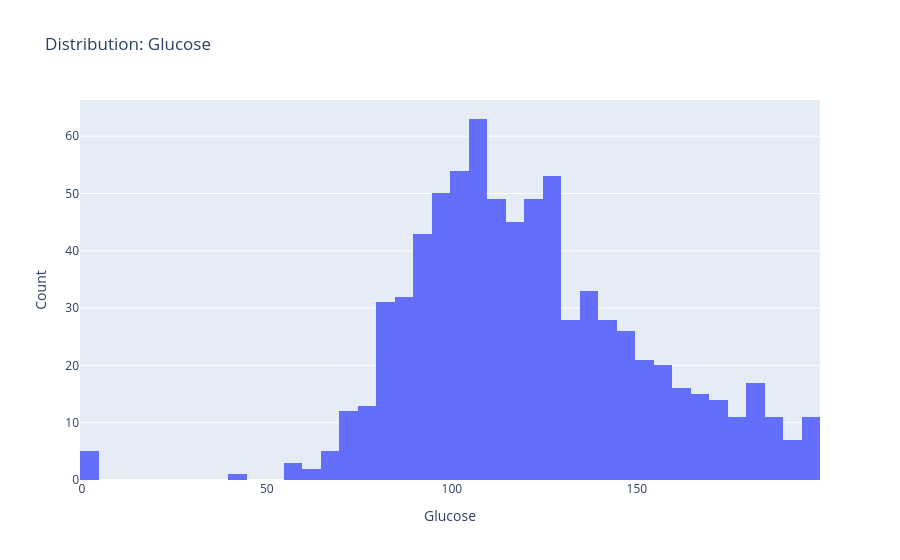

Here is the notebook cell this chart was saved with:
### Markdown cell above
### 4.3 Distribution of a single column

### Code cell
ps.dist_plot(df_diabetes, column='Glucose', bins=40)

### Figure 1 — Plotly figure (JSON) as saved in the notebook; plotly's stock layout.template omitted (floating-point values rounded to 4 significant figures; data arrays with more than 128 entries replaced by an {"elided": "..."} marker saying what was removed)
{"data": [{"nbinsx": 40, "type": "histogram", "x": {"elided": "768 int values"}}], "layout": {"title": {"text": "Distribution: Glucose"}, "xaxis": {"title": {"text": "Glucose"}}, "yaxis": {"title": {"text": "Count"}}}}
